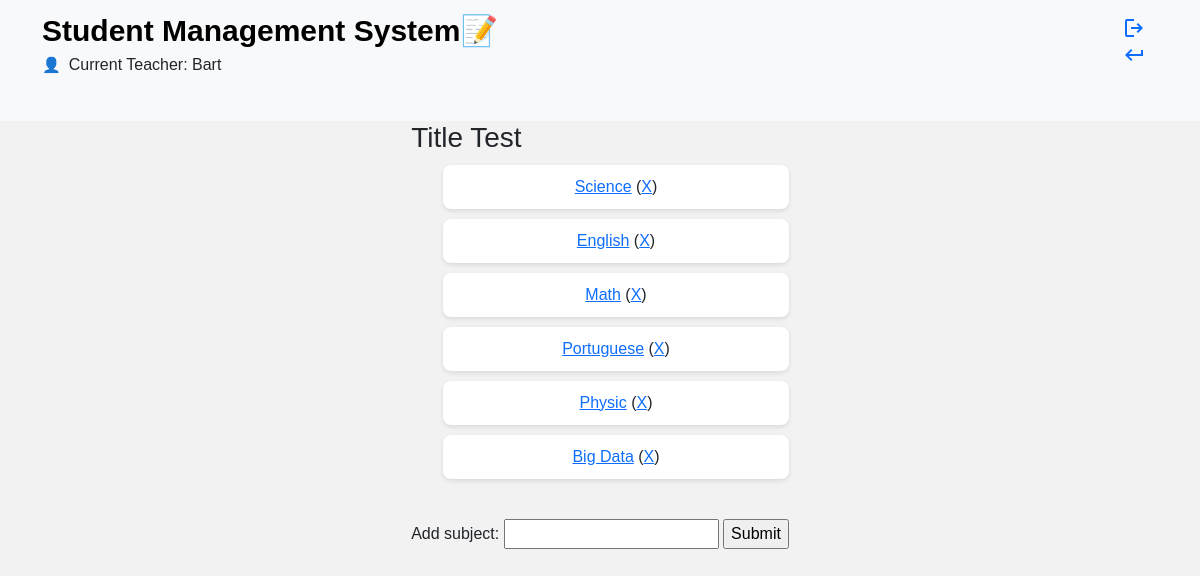
Before: /app/list/1/ (signed in) with the older database file.
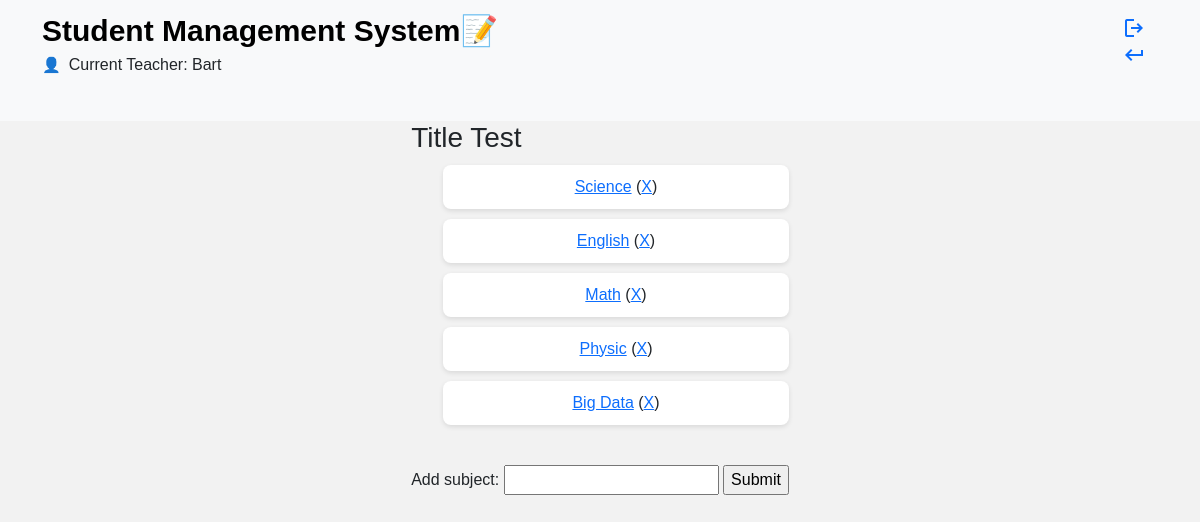
After: the same page with the newer database file.
### app/models.py (models this page shows, shortened)
class User(AbstractUser):
    def __str__(self):
        return f'{self.first_name} {self.last_name}'

class List(models.Model):
    title = models.CharField(max_length=100)
    user = models.ForeignKey(User, on_delete=models.CASCADE, related_name='lists')

class Item(models.Model):
    title = models.CharField(max_length=100)
    list = models.ForeignKey(List, on_delete=models.CASCADE, related_name='items')
    user = models.ForeignKey(User, on_delete=models.CASCADE, related_name='items')
    done = models.BooleanField(default=False)
    created_at = models.DateTimeField(auto_now_add=True)

### app/views.py (the view)
# urls.py: path('list/<int:list_id>/', views.to_do_list, name='to_do_list'),
def to_do_list(request, list_id):
    list = get_object_or_404(List, pk = list_id, user = request.user)
    return render(request, template_name = 'app/list.html', context = {'list':list})

### app/templates/app/list.html (shortened to what this page needs)
 <!DOCTYPE html>
<html lang="en">
<head>
</head>
<body>
{% extends "app/base_app.html" %}
{% block content %}
<div class="container">
        <div class="left-column">
    <h3>{{ list.title }}</h3>
    <ul>
        {% for item in list.items.all %}
        <li>
            <span>
                <a href="{% url 'open_item' list.id item.id %}">
                {{ item.title }}</a>
                (<a href="{% url 'remove_item' list.id item.id %}">X</a>)
            </span>
        </li>
        {% endfor %}
    </ul>
    <br/>
    <form method="post" action="{% url 'add_item' list.id %}" align="center">
        Add subject: <input type="text" name="item_title">
        <input type="submit">
    </form>
    </div>
 </div>
{% endblock %}

### app/templates/app/base_app.html (shortened to what this page needs)
<!DOCTYPE html>
<html lang="en">
<head>
    <link href="https://cdn.jsdelivr.net/npm/bootstrap@5.3.3/dist/css/bootstrap.min.css" rel="stylesheet">
</head>
<body>
    <nav class="navbar bg-body-tertiary">
        <div class="container">
            <p><a class="navbar-brand"><b><span style="font-size:30px">Student Management System</span><span class="user-icon" style="font-size:30px">&#128221;</span></b></a>
                <br/> <span style='font-size:15px;' class="user-icon" >&#128100;</span>Current Teacher: {{user.first_name}}
            </p>
            <p class="navbar-toggler align-right">
                <a title="Logout" href="{% url 'app_logout' %}">
                    <span class="material-symbols-outlined">logout</span>
                </a>
            <br/>
                {% url 'to_do_list' list.id as to_do_list_url %}
                {% if request.path == to_do_list_url %}
                <a title="Return" href="javascript:history.back()">
                    <span class="material-symbols-outlined">keyboard_return</span>
                </a>
                {% endif %}
                {% url 'open_item' list.id item.id as open_item_url %}
            </p>
        </div>
    </nav>
    <div class="container">
        <br/>
        {% block content %}
        {% endblock %}
    </div>
</body>
</html>

### app/templates/app/list.html (style rules this page uses)
body { font-family: Arial, sans-serif; background-color: #f2f2f2; }
.container { display: flex; justify-content: space-around; flex-wrap: wrap; margin-bottom: 20px; }
h3 { color: #333; text-align: left; margin-top: 40px; }
ul { list-style-type: none; padding: 0; margin: 0; text-align: center; }
li { background-color: #fff; border-radius: 8px; box-shadow: 0px 2px 5px rgba(0, 0, 0, 0.1); padding: 10px 20px; margin: 10px 0; transition: background-color 0.3s ease; }
a { color: #007bff; text-decoration: none; }

### app/templates/app/base_app.html (style rules this page uses)
body { font-family: "Questa Grande", sans-serif; background-color: #f2f2f2; }
.material-symbols-outlined { font-variation-settings: 'FILL' 0, 'wght' 400, 'GRAD' 0, 'opsz' 24 }
.navbar { background-color: #f8f9fa !important; }
.navbar-brand { font-size: 24px; }
.user-icon { font-size: 24px; margin-right: 8px; }

Changed rows visible on the page:
removed Item: title "Portuguese"
